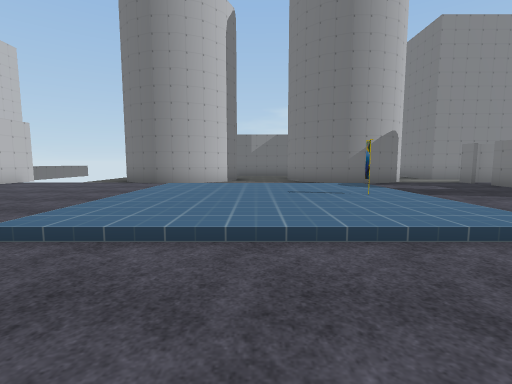
View 1 (above)

19 first-person views from a walk through a scene from a Unity 3-D project. The camera is 1.3 m above the floor, tilts 6° down and sees 85° across. The floor is counted in squares, 2 m on a side. Each view is taken from the middle of a square. On the plan, view 1 faces up. The plan holds only what a view shows up to about 9 squares ahead; the rest is blank. The place goes on beyond the plan. Some animated figures are not drawn. Some surface patterns are stand-ins.

View 2
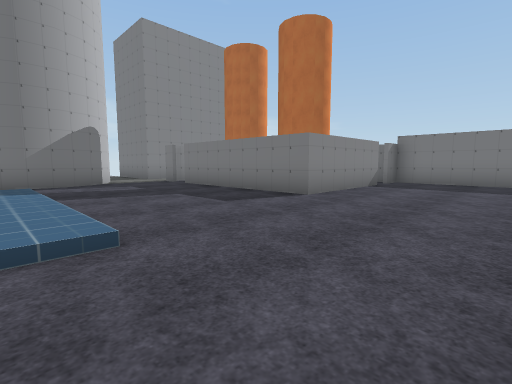

View 3
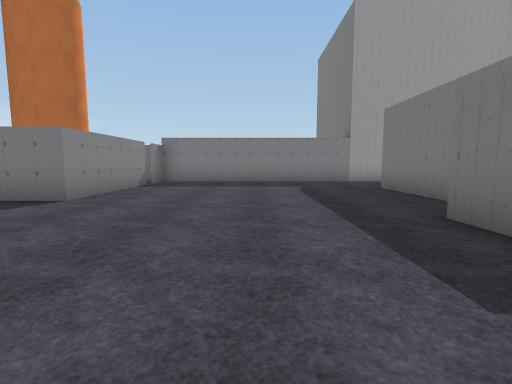

View 4
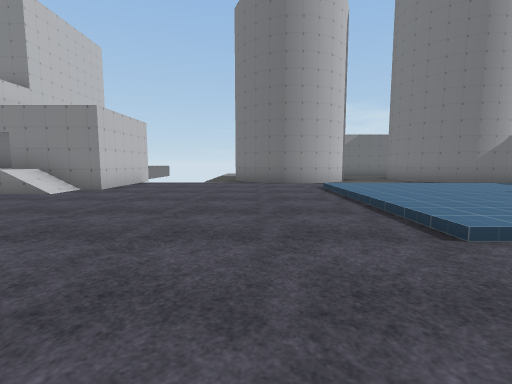

View 5
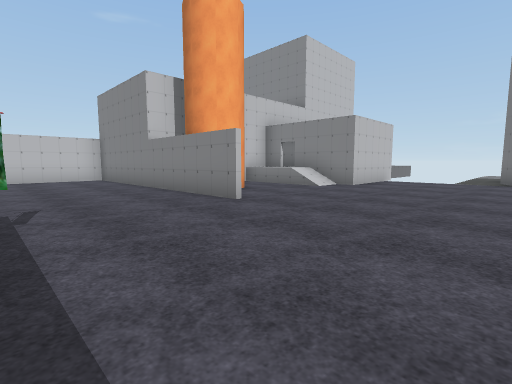

View 6
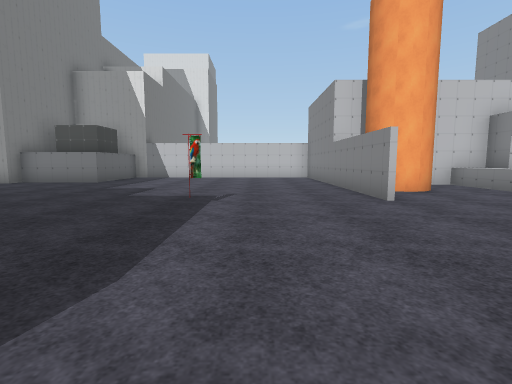

View 7
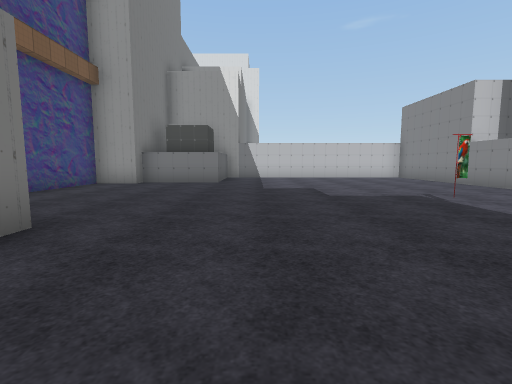

View 8
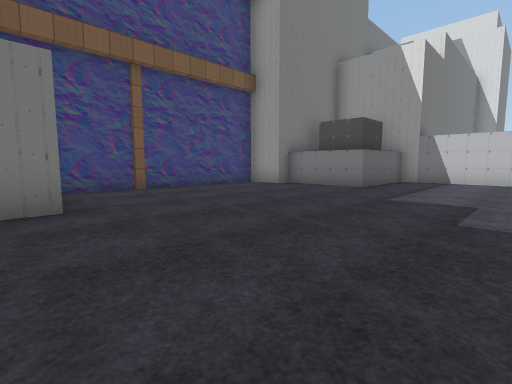

View 9
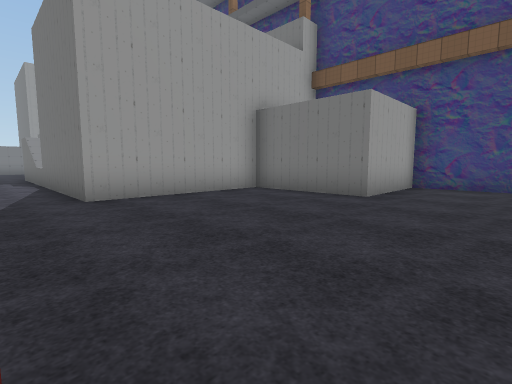

View 10
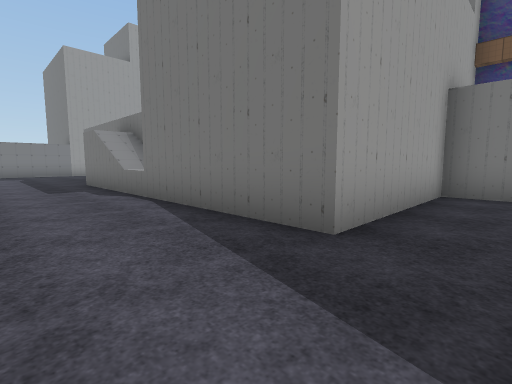

View 11
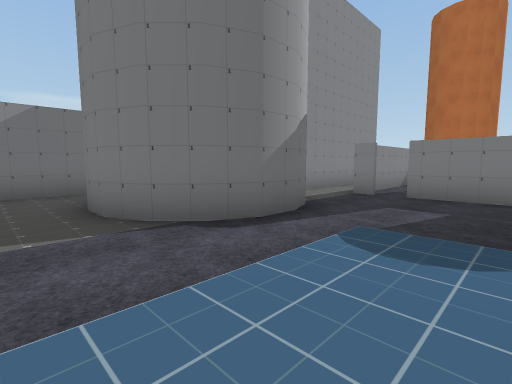

View 12
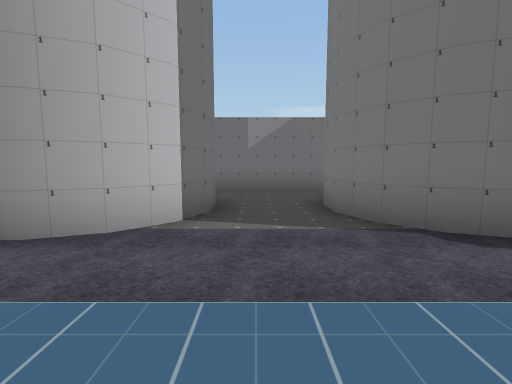

View 13
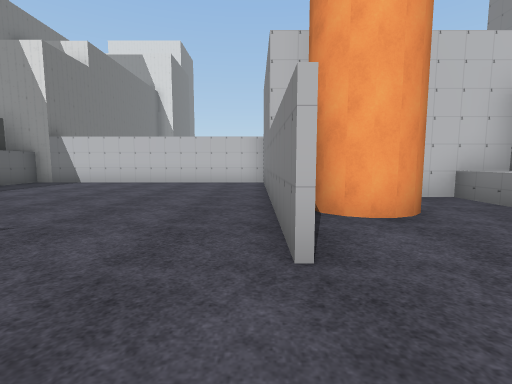

View 14
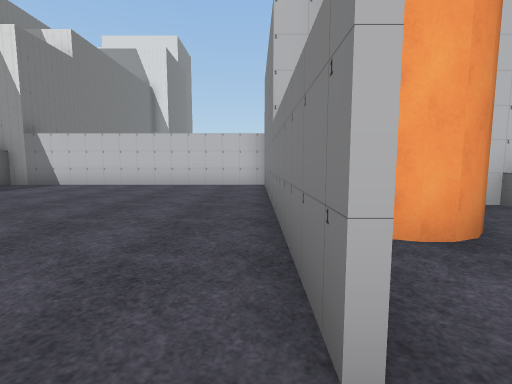

View 15
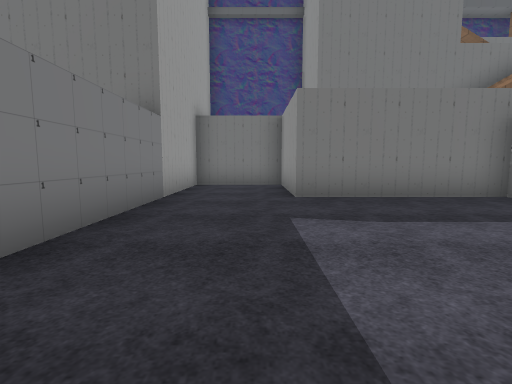

View 16
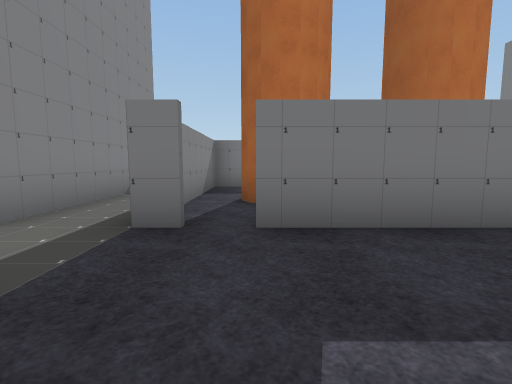

View 17
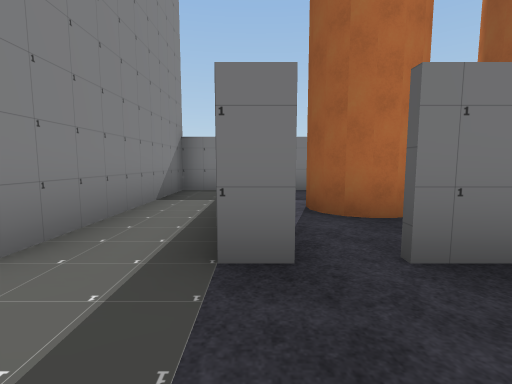

View 18
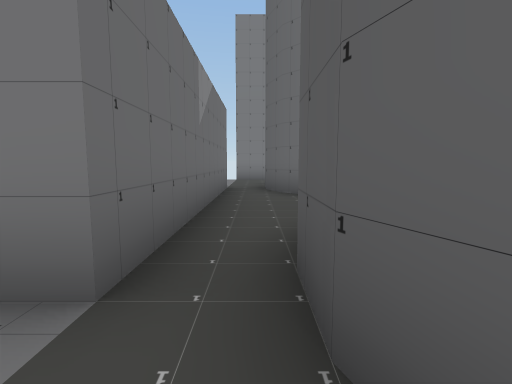

View 19
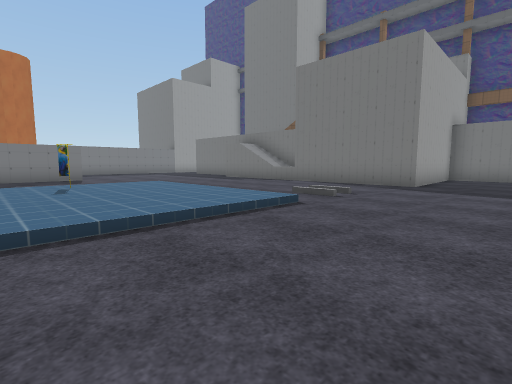

### Floor plan
Key: @ floor where view 1 was taken; # wall or solid block; x gap in a wall; . main floor; : floor 0.25 m higher than the main floor; + floor 1 m higher than the main floor; / step, stairs or slope.
Columns run from 16 left of view 1 to 12 right of it. Each row starts with its distance up from view 1.
 14              .######.
 13             .........
 12              ##...##
 11               ##..#    ######
 10            .####..####......#
  9         #....##....##..######
  8      #  #..............##
  7     ##x##.....:::::....#
  6     #++/......:::::....#
  5     #.........::::#....#
  4     # #.......:::::....#
  3 #######.......:::::....######
  2 #....####...................#
  1 #...........................#
  0 #...............@...........#
 -1 #........#..................#
 -2 #...........................#
 -3 #.............########......#
 -4 #.............#      #####..#
 -5 #.............#          #..#
 -6 ####..........#          #..#
 -7    #.......####          ####
 -8    ##......#
 -9     ########

Positions as (right, up) in squares from view 1, and headings:
1: (0, 0), facing up
2: (2, 0), facing up-right
3: (2, 0), facing right
4: (-4, 0), facing up
5: (-4, -1), facing up-left
6: (-3, 0), facing left
7: (-3, -4), facing left
8: (-5, -2), facing down-left
9: (-8, -1), facing down-right
10: (-4, 0), facing down-right
11: (0, 6), facing up-right
12: (0, 6), facing up
13: (-6, 2), facing left
14: (-7, 2), facing left
15: (10, 2), facing down
16: (4, 8), facing right
17: (5, 9), facing right
18: (-4, 13), facing right
19: (-5, 6), facing down-right
